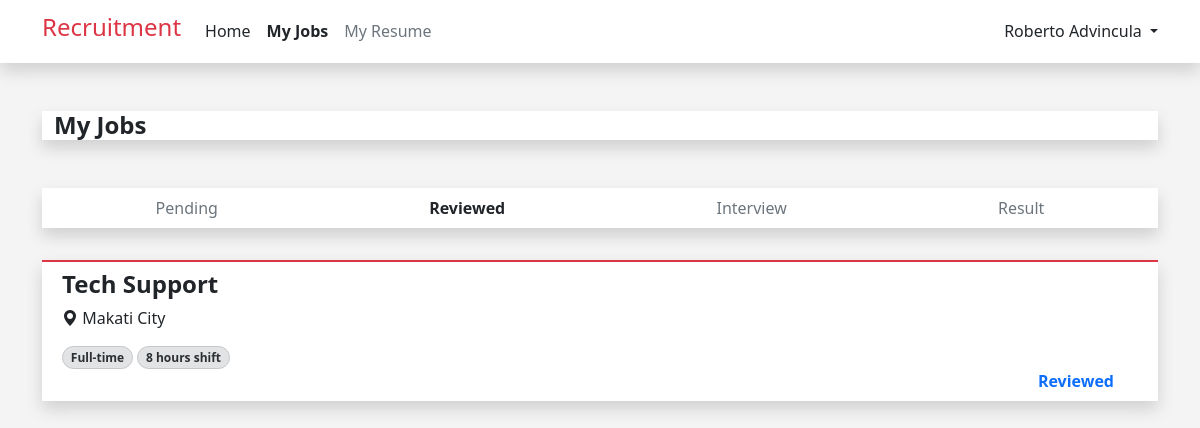
Page /my_jobs.php?status=Reviewed (signed in) on the earlier database version.
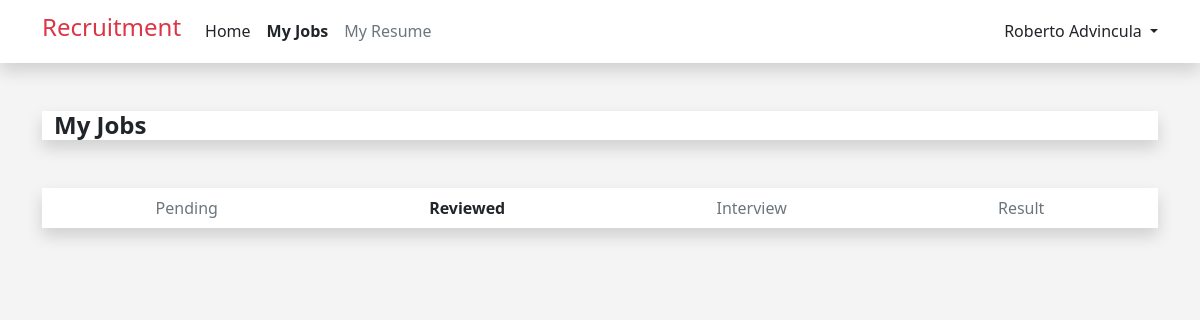
Same page on the later database version.
### tables this page shows
CREATE TABLE `job_applicants` (
  `id` int(12) NOT NULL,
  `user_id` int(12) NOT NULL,
  `job_id` int(12) NOT NULL,
  `application_status` varchar(255) NOT NULL,
  `interview_date` datetime DEFAULT NULL
);

CREATE TABLE `jobs` (
  `id` int(12) NOT NULL,
  `job_name` varchar(255) NOT NULL,
  `number_required` int(12) NOT NULL,
  `job_type` varchar(255) NOT NULL,
  `shift_and_schedule` varchar(255) NOT NULL,
  `location` varchar(255) NOT NULL,
  `job_description` text NOT NULL,
  `qualification` text NOT NULL,
  `priority` varchar(255) NOT NULL,
  `industry` varchar(255) NOT NULL,
  `created_at` timestamp NOT NULL DEFAULT current_timestamp() ON UPDATE current_timestamp()
);

### my_jobs.php (the view, shortened to what the changed rows need)
<?php
include ("dbconn.php");
include ("components/header.php");
if (isset($_GET['status'])) {
    $status = $_GET['status'];
    $userId = $_SESSION['user_id'];
    if ($status === 'Result') {
        $query =
            "SELECT jobs.job_name, jobs.job_type, jobs.shift_and_schedule, jobs.location, job_applicants.application_status
            FROM jobs
            INNER JOIN job_applicants ON jobs.id = job_applicants.job_id
            WHERE job_applicants.user_id = ? AND (job_applicants.application_status = ? OR job_applicants.application_status = ?)
            ORDER BY
                CASE WHEN job_applicants.application_status = 'Selected' THEN 0 ELSE 1 END";
        $stmt = $conn->prepare($query);
        $status1 = 'Selected';
        $status2 = 'Not Selected';
        $stmt->bind_param("iss", $userId, $status1, $status2);
        $stmt->execute();
    } else {
        $query =
            "SELECT jobs.job_name, jobs.job_type, jobs.shift_and_schedule, jobs.location, job_applicants.application_status
            FROM jobs
            INNER JOIN job_applicants ON jobs.id = job_applicants.job_id
            WHERE job_applicants.user_id = ? AND job_applicants.application_status = ?";
        $stmt = $conn->prepare($query);
        $stmt->bind_param("is", $userId, $status);
        $stmt->execute();
    }
    $result = $stmt->get_result();
    function getStatusClass($status)
    {
        switch ($status) {
            case 'Reviewed':
                return 'text-primary';
        }
    }
}
?>
<!DOCTYPE html>
<html lang="en">
<head>
</head>
<body style="background-color: #F4F4F4; ">
    <div class="container">
        <?php
        while ($row = mysqli_fetch_assoc($result)) {
            ?>
            <div class="row">
                <div class="col-sm-12 col-md-12 ">
                    <div class="container-fluid bg-white shadow mb-3 mt-4 border-2 border-top border-danger">
                        <div class="row p-2">
                            <h4 class="fw-bold">
                                <?php echo $row['job_name'] ?>
                            </h4>
                            <div class="row">
                                <div class="col">
                                    <i class="bi bi-geo-alt-fill"></i><span>
                                        <?php echo $row['location']; ?>
                                    </span>
                                </div>
                            </div>
                            <div class="row">
                                <div class="col">
                                    <span
                                        class="badge bg-secondary-subtle border border-secondary-subtle text-secondary-emphasis rounded-pill mt-3">
                                        <?php echo $row['job_type']; ?>
                                    </span>
                                    <span
                                        class="badge bg-secondary-subtle border border-secondary-subtle text-secondary-emphasis rounded-pill mt-3">
                                        <?php echo $row['shift_and_schedule']; ?>
                                    </span>
                                </div>
                            </div>
                            <div class="row">
                                <div class="col d-flex justify-content-end">
                                    <div
                                        class="fw-bold rounded-1 <?php echo getStatusClass($row['application_status']); ?>">
                                        <?php echo $row['application_status']; ?>
                                    </div>
                                </div>
                            </div>
                        </div>
                    </div>
                </div>
            </div>
            <?php
        }
        ?>
    </div>
</body>
</html>

Differences in the rows shown:
removed job_applicants: job.job_name "Tech Support", job.location "Makati City", job.job_type "Full-time", job.shift_and_schedule "8 hours shift", application_status "Reviewed"
